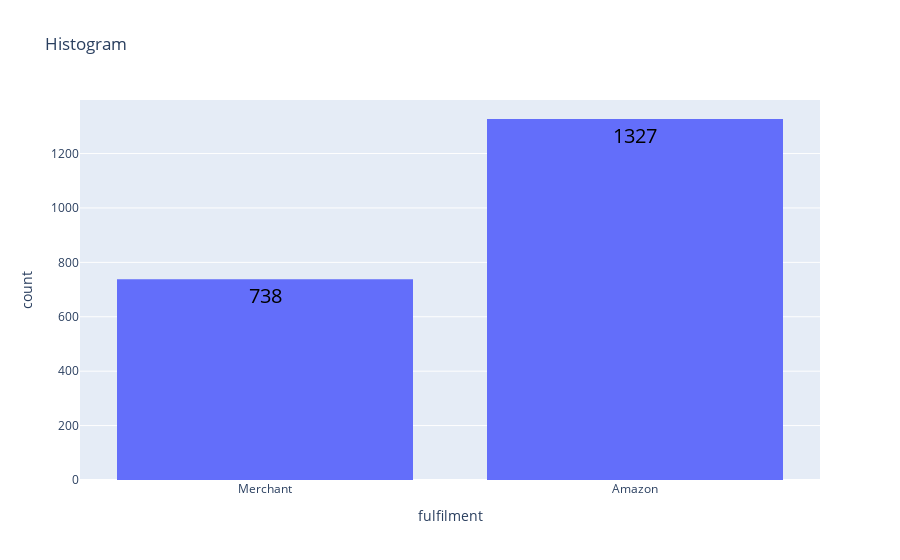

The notebook cell this image was saved under:
### Code cell
fig = px.histogram(amazon_risky_products_full, x='fulfilment', nbins = 2, title = 'Histogram', text_auto=True)
fig.update_traces(textposition='inside', textfont_size=20,textfont_color='black')
fig.show()

### Figure 1 — Plotly figure (JSON) as saved in the notebook; plotly's stock layout.template omitted (floating-point values rounded to 4 significant figures; data arrays with more than 128 entries replaced by an {"elided": "..."} marker saying what was removed)
{"data": [{"alignmentgroup": "True", "bingroup": "x", "hovertemplate": "fulfilment=%{x}<br>count=%{y}<extra></extra>", "legendgroup": "", "marker": {"color": "#636efa", "pattern": {"shape": ""}}, "name": "", "nbinsx": 2, "offsetgroup": "", "orientation": "v", "showlegend": false, "textfont": {"color": "black", "size": 20}, "textposition": "inside", "texttemplate": "%{value}", "type": "histogram", "x": {"elided": "2065 str values"}, "xaxis": "x", "yaxis": "y"}], "layout": {"barmode": "relative", "legend": {"tracegroupgap": 0}, "title": {"text": "Histogram"}, "xaxis": {"anchor": "y", "domain": [0, 1], "title": {"text": "fulfilment"}}, "yaxis": {"anchor": "x", "domain": [0, 1], "title": {"text": "count"}}}}
